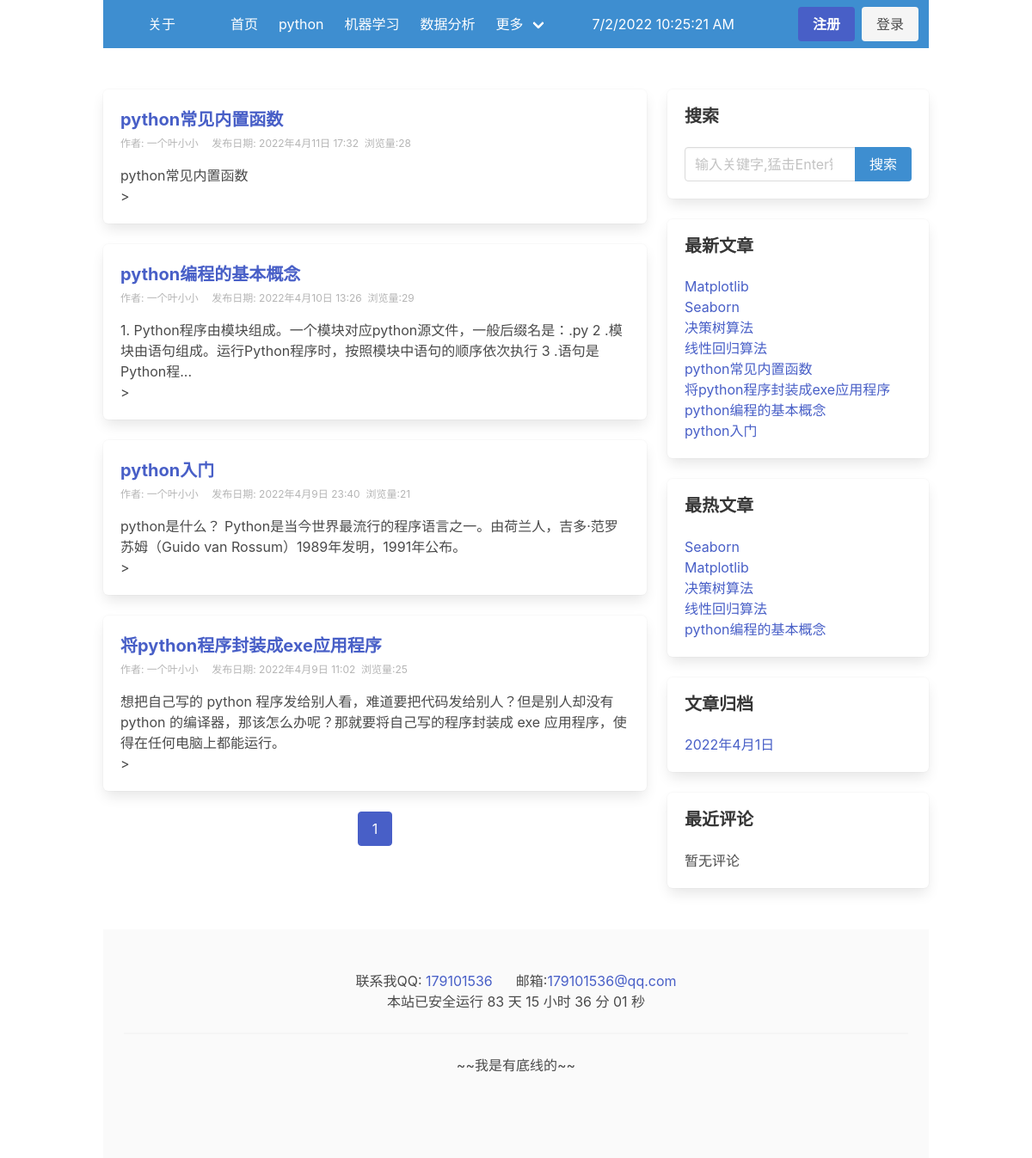
Screenshot of /category/3/ with the database file from the repository.
### blog/models.py (models this page shows, shortened)
class Category(models.Model):
    name = models.CharField(max_length=32, verbose_name="分类名称")
    desc = models.TextField(max_length=200, blank=True, default='', verbose_name="分类描述")
    add_date = models.DateTimeField(auto_now_add=True, verbose_name="添加时间")
    pub_date = models.DateTimeField(auto_now=True, verbose_name="修改时间")
    class Meta:
        verbose_name = "博客分类"
        verbose_name_plural = verbose_name

class Post(models.Model):
    title = models.CharField(max_length=61, verbose_name="文章标题")
    desc = models.TextField(max_length=200, blank=True, default='', verbose_name="文章描述")
    category = models.ForeignKey(Category, on_delete=models.CASCADE, verbose_name="分类")
    content = models.TextField(verbose_name="文章详情")
    tags = models.ForeignKey(Tag, blank=True, null=True, on_delete=models.CASCADE, verbose_name="文章标签")
    is_hot = models.BooleanField(default=False, verbose_name="是否热门")   # 手动热门推荐
    pv = models.IntegerField(default=0,verbose_name="浏览量")  # 浏览量热门推荐
    owner = models.ForeignKey(User, on_delete=models.CASCADE, verbose_name="作者")
    add_date = models.DateTimeField(auto_now_add=True, verbose_name="添加时间")
    pub_date = models.DateTimeField(auto_now=True, verbose_name="修改时间")
    class Meta:
        verbose_name = "文章"
        verbose_name_plural = verbose_name
        ordering = ('-add_date',)

class SideBar(models.Model):
    STATUS = (
        (1, '隐藏'),
        (2, '展示')
    )
    DISPLAY_TYPE = (
        (1, '搜索'),
        (2, '最新文章'),
        (3, '最热文章'),
        (4, '最近评论'),
        (5, '文章归档'),
        (6, 'HTML')
    )
    title = models.CharField(max_length=50, verbose_name="模块名称")   # 模块的名称
    display_type = models.PositiveIntegerField(default=1, choices=DISPLAY_TYPE, verbose_name="展示类型")  # 侧边栏/搜索框/最新文章/热门文章/HTML自定义等
    content = models.CharField(max_length=500, blank=True, default='', verbose_name="内容",
                               help_text="如果设置的不是HTML类型，可为空")   # 这个字段专门给HTML用，其他类型可为空
    sort = models.PositiveIntegerField(default=1,  verbose_name="排序", help_text='序号越大越靠前')
    status = models.PositiveIntegerField(default=2, choices=STATUS, verbose_name="状态")   # 隐藏显示状态
    add_date = models.DateTimeField(auto_now_add=True, verbose_name="创建时间")  # 创建时间
    class Meta:
        verbose_name = "侧边栏"
        verbose_name_plural = verbose_name
        ordering = ['-sort']
    @classmethod   # 类方法装饰器， 变成这个类的方法可以调用
    def get_sidebar(cls):
        return cls.objects.filter(status=2)  # 查询到所有允许展示的模块
    @property   # 成为一个类属性 ，调用的时候不需要加（）， 是只读的用户没办法修改
    def get_content(self):
        if self.display_type == 1:  # 搜索框
            context = {
            }
            return render_to_string('blog/sidebar/search.html', context=context)
        elif self.display_type == 2:  # 最新文章
            context = {
            }
            return render_to_string('blog/sidebar/new_post.html', context=context)
        elif self.display_type == 3:  # 最热文章
            context = {
            }
            return render_to_string('blog/sidebar/hot_post.html', context=context)
        elif self.display_type == 4:  # 最近评论
            context = {
            }
            return render_to_string('blog/sidebar/comment.html', context=context)
        elif self.display_type == 5:   # 文章归档
            context = {
            }
            return render_to_string('blog/sidebar/archives.html', context=context)
        elif self.display_type == 6:   # 自定义侧边栏
            return self.content   # 在侧边栏直接渲染这里的HTML，模板中必须使用safe过滤器去渲染HTML

### blog/views.py (the view)
# urls.py: path('category/<int:category_id>/', views.category_list, name='category_list'),
def category_list(request, category_id):
    category = get_object_or_404(Category, id=category_id)
    posts = category.post_set.all()
    paginator = Paginator(posts, 6)  # 第二个参数代表每页显示几个
    page_number = request.GET.get('page')
    page_obj = paginator.get_page(page_number)
    context = {'category': category, 'page_obj': page_obj}
    return render(request, 'blog/list.html', context)

### blog/templatetags/category.py (called while the page is built)
@register.simple_tag
def get_category_list():
    return Category.objects.all()

@register.simple_tag
def get_sidebar_list():
    return SideBar.get_sidebar()

@register.simple_tag
def get_new_post():
    return Post.objects.order_by('-pub_date')[:8]

@register.simple_tag
def get_hot_post():
    return Post.objects.filter(is_hot=True)[:8]

@register.simple_tag
def get_hot_pv_post():
    return Post.objects.order_by('-pv')[:8]

@register.simple_tag
def get_archives():
    return Post.objects.dates('add_date', 'month', order='DESC')[:8]

### blog/templates/blog/list.html
{% extends 'blog/base.html' %}

### blog/templates/blog/base.html (shortened to what this page needs)
<!DOCTYPE html>
{% load static category %}
<html lang="en">
<head>
  <link rel="stylesheet" href="https://cdn.jsdelivr.net/npm/bulma@0.9.3/css/bulma.min.css">
</head>
<body>
  <nav class="navbar is-info container" role="navigation" aria-label="main navigation">
    <div class="navbar-brand">
      <a class="navbar-item" href="{% url 'blog:author' %}" target="_blank">
        <span style="width: 112px; height: 28px; padding-left: 40px; padding-top: 2px;">
          关于
        </span>
      </a>
    </div>
    <div id="navbarBasicExample" class="navbar-menu">
      <div class="navbar-start">
        {% block navbar-start %}
        <a class="navbar-item" href="/">
          首页
        </a>
        {% get_category_list as category_list %}
        {% for category in category_list %}
        <a class="navbar-item" href="{% url 'blog:category_list' category.id %}">
          {{ category.name }}
        </a>
        {% endfor %}
        <div class="navbar-item has-dropdown is-hoverable">
              <a class="navbar-link">
                更多
              </a>
            </div>
        <div class="navbar-item has-dropdown is-hoverable">
          <span id="time" style="padding-top: 16px; margin-left: 40px;"></span>
        </div>
        {% endblock %}
      </div>
      <div class="navbar-end">
        {% block navbar-end %}
        <div class="navbar-item">
          {% if user.is_authenticated %}
          <div class="buttons">
	          <a class="button is-link" href="{% url 'users:user_profile' %}" target="_blank">
		          <strong> {{ request.user.username }}</strong>
	          </a>
	          <a href="{% url 'users:logout_view' %}" class="button is-link">退出</a>
          </div>
          {% else %}
          <div class="buttons">
            <a class="button is-link" href="{% url 'users:register' %}" target="_blank">
              <strong>注册</strong>
            </a>
            <a class="button is-light" href="{% url 'users:login' %}" target="_blank">
              登录
            </a>
          </div>
          {% endif %}
        </div>
        {% endblock %}
      </div>
    </div>
  </nav>
  <section class="section">
    <div class="container">
      <div class="columns">
        <div class="column is-8">
          {% block section %}
          {% if page_obj %}
          {% for post in page_obj %}
          <div class="box">
            <h1 class="is-size-5 has-text-weight-bold">
              <a href="{% url 'blog:post_detail' post.id %}">{{ post.title }}</a>
            </h1>
            <div class="is-size-7 has-text-grey-light pt-1 pb-1">
              <span class="mr-3">作者: {{ post.owner }}</span> <span>发布日期: {{ post.add_date }}</span>&nbsp;&nbsp;<span>浏览量:{{ post.pv }}</span>
            </div>
            <p class="mt-3">{{ post.desc|truncatechars:100 }}</p>
            >
          </div>
          {% endfor %}
          {% else %}
          <class class="box">
            <p class="has-text-danger">文章不存在！</p>
          </class>
          {% endif %}
          {% if page_obj %}
          <nav class="pagination is-centered" role="navigation" aria-label="pagination">
          <ul class="pagination-list">
            <li><a class="pagination-link is-current" aria-label="Page {{ page_obj.number }}" aria-current="page" href='?page={{ page_obj.number }}'>{{ page_obj.number }}</a></li>
          </ul>
          </nav>
          {% endif %}
          {% endblock %}
        </div>
        <div class="column is-4">
          {% block right %}
          {% get_sidebar_list as sidebar_list %}
          {% for sidebar in sidebar_list %}
              <div class="box">
                  <h1 class=" is-size-5 title">{{ sidebar.title }}</h1>
                  <p>{{ sidebar.get_content|safe }}</p>
              </div>
          {% endfor %}
          {% endblock %}
        </div>
      </div>
    </div>
  </section>
  {% block footer %}
  <footer class="footer container">
    <div class="has-text-centered">
      <span>
        联系我QQ:
        <a target="_blank" href="http://wpa.qq.com/msgrd?v=3&uin=179101536&site=qq&menu=yes">
	179101536
        </a>&nbsp;&nbsp;&nbsp;&nbsp;
        邮箱:<a href="mailto:aaa@5icool.org">179101536@qq.com</a>
      </span><br>
      <span id="timeDate">载入天数...</span>
      <span id="times">载入时分秒...</span><hr>
      ~~我是有底线的~~
    </div>
  </footer>
  {% endblock %}
</body>
</html>

### blog/templates/blog/sidebar/search.html (shortened to what this page needs)
<form action="{% url 'blog:search' %}" method="get">
    <div class="field has-addons">
        <div class="control is-expanded">
            <input type="search" class="input" name="keyword" placeholder="输入关键字,猛击Enter键!" value="{{ keyword }}">
        </div>
        <div class="control">
          <input  class="button is-info" type="submit" value="搜索">
        </div>
      </div>
</form>

### blog/templates/blog/sidebar/new_post.html
{% load category %}
{% get_new_post as post_list %}
{% for post in post_list %}
    <ul>
        <li><a href="{% url 'blog:post_detail' post.id %}">{{ post.title }}</a></li>
    </ul>
{% endfor %}

### blog/templates/blog/sidebar/hot_post.html (shortened to what this page needs)
{% load category %}
{% get_hot_post as post_list %}
{% for post in post_list %}
    <ul>
        <li><a href="{% url 'blog:post_detail' post.id %}">{{ post.title }}</a></li>
    </ul>
{% endfor %}
<!-- {% load category %}
{% get_hot_pv_post as post_list %}

### blog/templates/blog/sidebar/archives.html
{% load category %}
{% get_archives as archives_list %}
{% for archive in archives_list %}
<ul>
    <li><a href="{% url 'blog:archives' archive.year archive.month %}">{{ archive }}</a> </li>
</ul>
{% endfor %}

### blog/templates/blog/sidebar/comment.html
暂无评论

### rows the page displays
Category: name "python"
Category: name "机器学习"
Category: name "数据分析"
Post: title "python常见内置函数", owner "一个叶小小", add_date "2022年4月11日 17:32", pv "28", desc "python常见内置函数"
Post: title "python编程的基本概念", owner "一个叶小小", add_date "2022年4月10日 13:26", pv "29", desc "1. Python程序由模块组成。一个模块对应python源文件，一般后缀名是：.py 2 .模块由语句组成。运行Python程序时，按照模块中语句的顺序依次执行 3 .语句是Python程..."
Post: title "python入门", owner "一个叶小小", add_date "2022年4月9日 23:40", pv "21", desc "python是什么？ Python是当今世界最流行的程序语言之一。由荷兰人，吉多·范罗苏姆（Guido van Rossum）1989年发明，1991年公布。"
Post: title "将python程序封装成exe应用程序", owner "一个叶小小", add_date "2022年4月9日 11:02", pv "25", desc "想把自己写的 python 程序发给别人看，难道要把代码发给别人？但是别人却没有 python 的编译器，那该怎么办呢？那就要将自己写的程序封装成 exe 应用程序，使得在任何电脑上都能运行。"
SideBar: title "搜索"
SideBar: title "最新文章"
Post: title "Matplotlib"
Post: title "Seaborn"
Post: title "决策树算法"
Post: title "线性回归算法"
SideBar: title "最热文章"
SideBar: title "文章归档", archives_list "2022年4月1日"
SideBar: title "最近评论"

### other values shown
{{ page_obj.number }} "1"
